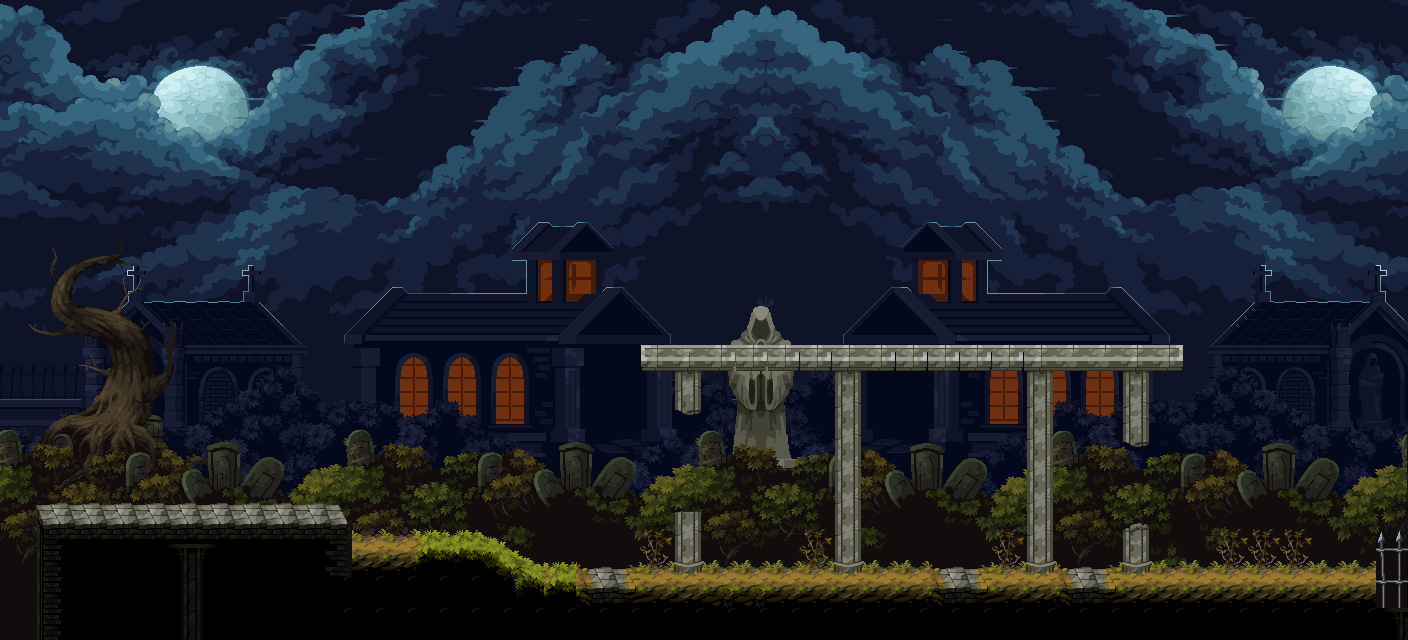

A level layout from a 2D game, rendered from its tile map. Below: a short description, then the map file with its tile-grid data intact:
An orthogonal 44x20 tile map with 32x32 px tiles, 1 tile layer (Ground), 2 tilesets, 9 image layers and 2 objects (Player, GroundCollision).

<map version="1.10" tiledversion="1.11.2" orientation="orthogonal" renderorder="right-down" width="44" height="20" tilewidth="32" tileheight="32" infinite="0" parallaxoriginx="1" parallaxoriginy="1" nextlayerid="40" nextobjectid="4">
 <editorsettings>
  <chunksize width="32" height="32" />
 </editorsettings>
 <tileset firstgid="1" source="../images/Terrain/Terrain.tsx" />
 <tileset firstgid="133" source="../images/Background/Background.tsx" />
 <group id="25" name="Background">
  <imagelayer id="24" name="01" offsetx="764" offsety="-2.66667">
   <image source="../images/Background/Background_0 - Flipped.png" width="768" height="416" />
  </imagelayer>
  <imagelayer id="27" name="02" offsetx="-1.33333" offsety="-2.66667">
   <image source="../images/Background/Background_0.png" width="768" height="416" />
  </imagelayer>
 </group>
 <group id="28" name="House">
  <imagelayer id="30" name="02" offsetx="756" offsety="156">
   <image source="../images/Background/Background_1 - Flipped.png" width="768" height="416" />
  </imagelayer>
  <imagelayer id="29" name="01" offsetx="-10.6667" offsety="156">
   <image source="../images/Background/Background_1.png" width="768" height="416" />
  </imagelayer>
 </group>
 <group id="31" name="Grass" offsetx="4" offsety="0">
  <group id="36" name="Salt">
   <imagelayer id="37" name="01" offsetx="701.333" offsety="281.333">
    <image source="../images/Background/Salt.png" width="112" height="224" />
   </imagelayer>
  </group>
  <imagelayer id="32" name="01" offsetx="-4" offsety="226.667">
   <image source="../images/Background/Grass_background_2.png" width="352" height="416" />
  </imagelayer>
  <imagelayer id="33" name="02" offsetx="348" offsety="226.833">
   <image source="../images/Background/Grass_background_1.png" width="352" height="416" />
  </imagelayer>
  <imagelayer id="34" name="03" offsetx="699.833" offsety="227.333">
   <image source="../images/Background/Grass_background_1.png" width="352" height="416" />
  </imagelayer>
  <imagelayer id="35" name="04" offsetx="1051.83" offsety="227.833">
   <image source="../images/Background/Grass_background_1.png" width="352" height="416" />
  </imagelayer>
 </group>
 <layer id="20" name="Ground" width="44" height="20">
  <data encoding="csv">
0,0,0,0,0,0,0,0,0,0,0,0,0,0,0,0,0,0,0,0,0,0,0,0,0,0,0,0,0,0,0,0,0,0,0,0,0,0,0,0,0,0,0,0,
0,0,0,0,0,0,0,0,0,0,0,0,0,0,0,0,0,0,0,0,0,0,0,0,0,0,0,0,0,0,0,0,0,0,0,0,0,0,0,0,0,0,0,0,
0,0,0,0,0,0,0,0,0,0,0,0,0,0,0,0,0,0,0,0,0,0,0,0,0,0,0,0,0,0,0,0,0,0,0,0,0,0,0,0,0,0,0,0,
0,0,0,0,0,0,0,0,0,0,0,0,0,0,0,0,0,0,0,0,0,0,0,0,0,0,0,0,0,0,0,0,0,0,0,0,0,0,0,0,0,0,0,0,
0,0,0,0,0,0,0,0,0,0,0,0,0,0,0,0,0,0,0,0,0,0,0,0,0,0,0,0,0,0,0,0,0,0,0,0,0,0,0,0,0,0,0,0,
0,0,0,0,0,0,0,0,0,0,0,0,0,0,0,0,0,0,0,0,0,0,0,0,0,0,0,0,0,0,0,0,0,0,0,0,0,0,0,0,0,0,0,0,
0,0,0,0,0,0,0,0,0,0,0,0,0,0,0,0,0,0,0,0,0,0,0,0,0,0,0,0,0,0,0,0,0,0,0,0,0,0,0,0,0,0,0,0,
0,0,0,0,0,0,0,0,0,0,0,0,0,0,0,0,0,0,0,0,0,0,0,0,0,0,0,0,0,0,0,0,0,0,0,0,0,0,0,0,0,0,0,0,
0,0,0,0,0,0,0,0,0,0,0,0,0,0,0,0,0,0,0,0,0,0,0,0,0,0,0,0,0,0,0,0,0,0,0,0,0,0,0,0,0,0,0,0,
0,0,0,0,0,0,0,0,0,0,0,0,0,0,0,0,0,0,0,0,0,0,0,0,0,0,0,0,0,0,0,0,0,0,0,0,0,0,0,0,0,0,0,0,
0,0,0,0,0,0,0,0,0,0,0,0,0,0,0,0,0,0,0,0,80,81,82,82,82,82,82,82,82,82,82,82,82,82,82,82,83,0,0,0,0,0,0,0,
0,0,0,0,0,0,0,0,0,0,0,0,0,0,0,0,0,0,0,0,91,93,94,94,94,94,93,94,94,94,94,94,93,92,92,93,94,0,0,0,0,0,0,0,
0,0,0,0,0,0,0,0,0,0,0,0,0,0,0,0,0,0,0,0,0,116,0,0,0,0,20,0,0,0,0,0,20,0,0,20,0,0,0,0,0,0,0,0,
0,0,0,0,0,0,0,0,0,0,0,0,0,0,0,0,0,0,0,0,0,0,0,0,0,0,20,0,0,0,0,0,20,0,0,116,0,0,0,0,0,0,0,0,
0,0,0,0,0,0,0,0,0,0,0,0,0,0,0,0,0,0,0,0,0,0,0,0,0,0,20,0,0,0,0,0,20,0,0,0,0,0,0,0,0,0,0,0,
0,23,3,3,3,3,3,3,3,3,4,0,0,0,0,0,0,0,0,0,0,0,0,0,0,0,20,0,0,0,0,0,20,0,0,0,0,0,0,0,0,0,0,0,
0,34,14,14,14,14,14,14,14,14,38,6,6,7,52,53,0,0,0,0,19,20,0,0,0,19,20,0,0,0,0,19,20,0,0,105,0,0,19,19,19,0,0,78,
0,45,47,47,47,111,112,47,47,47,49,17,17,18,63,64,65,7,28,29,30,31,32,32,32,30,31,32,32,28,29,30,31,28,29,31,32,32,30,30,30,32,32,89,
0,45,47,47,47,122,123,47,47,47,75,75,75,75,75,75,76,18,39,40,41,42,43,43,41,41,42,41,41,39,40,41,42,39,40,42,42,42,42,42,42,42,42,100,
0,45,47,47,47,122,123,47,47,47,75,75,75,75,75,75,75,75,75,75,75,75,75,75,75,75,75,75,75,75,75,75,75,75,75,75,75,75,75,75,75,75,75,111
</data>
 </layer>
 <objectgroup id="14" name="spawnPoints">
  <object id="2" name="Player" type="Player" x="129.667" y="429.667" width="80" height="80" />
 </objectgroup>
 <objectgroup id="39" name="GroundCollision" class="GroundCollision">
  <object id="3" name="GroundCollision" type="GroundCollision" x="37.6667" y="640.667">
   <polygon points="0,0 -0.333333,-128.333 304.333,-128.667 315,-96.6667 442.333,-96.6667 505.667,-64.3333 634,-64.6667 637,-128.333 663,-128.667 666,-65.6667 793.667,-65 797.833,-268.667 663.333,-268.667 662.833,-230.667 658.333,-226.667 648.333,-225.167 641.833,-229.667 637.833,-231.167 637.333,-269.667 605.333,-269.667 601.833,-274.667 602.333,-296.667 1144.33,-294.667 1143.83,-271.667 1110.83,-270.167 1110.83,-198.167 1101.33,-194.167 1090.83,-197.167 1085.33,-199.167 1085.83,-269.167 1015.33,-269.667 1015.83,-79.6667 1017.83,-64.6667 1081.83,-66.1667 1084.83,-76.6667 1085.33,-108.667 1093.83,-115.167 1107.33,-119.167 1110.83,-114.667 1114.33,-69.6667 1114.33,-65.1667 1336.33,-66.1667 1337.33,0.333333" />
  </object>
 </objectgroup>
</map>
